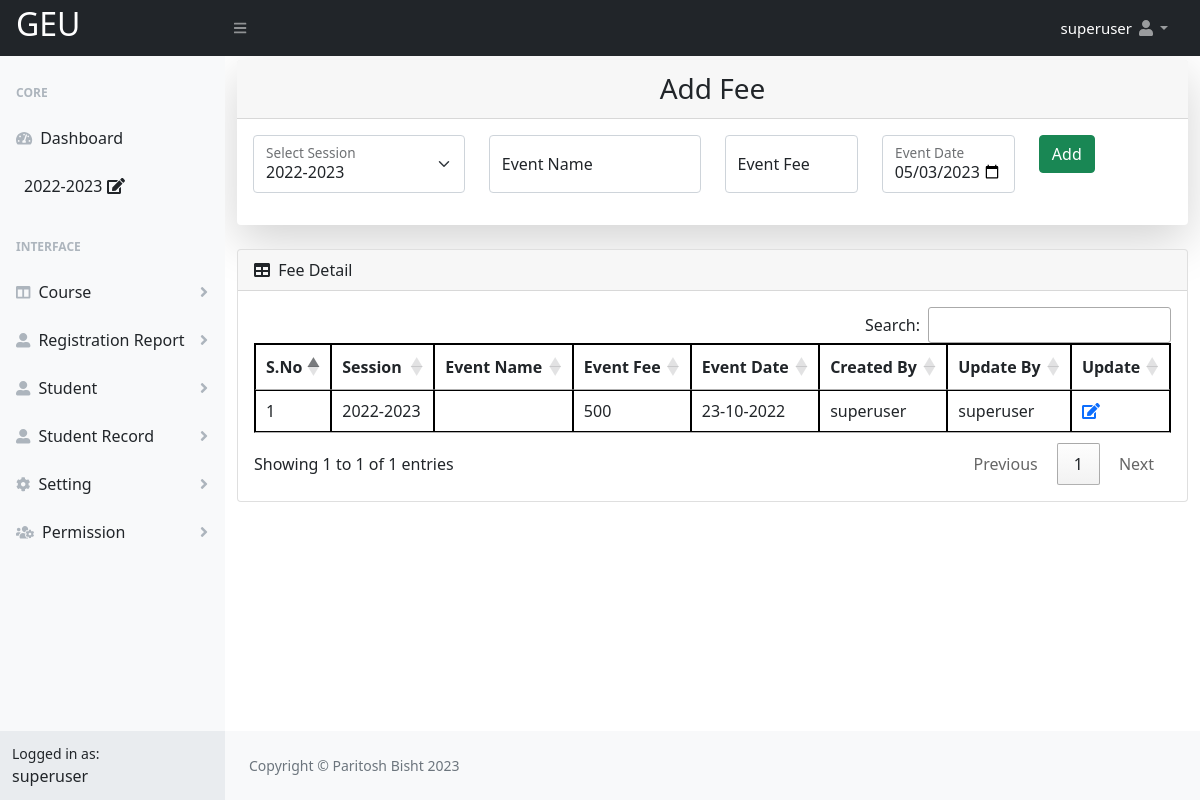
/Registration/admin/assign_coursefee.php (signed in), run on the app's committed database.
### tables this page shows
CREATE TABLE `school` (
  `school_id` int(11) NOT NULL,
  `school_name` varchar(200) NOT NULL,
  `school_code` varchar(6) NOT NULL,
  `admission_number_starting` varchar(10) NOT NULL,
  `school_srtname` varchar(50) NOT NULL,
  `school_photo` varchar(100) NOT NULL,
  `school_number` varchar(200) NOT NULL,
  `school_email` varchar(200) NOT NULL,
  `school_address` varchar(200) NOT NULL,
  `school_country` varchar(100) NOT NULL,
  `school_state` varchar(100) NOT NULL,
  `school_district` varchar(100) NOT NULL,
  `school_city` varchar(100) NOT NULL,
  `school_pincode` varchar(100) NOT NULL,
  `status` varchar(10) NOT NULL,
  `own_filled` varchar(10) NOT NULL,
  `createdby` varchar(100) NOT NULL,
  `createdtime` varchar(100) NOT NULL,
  `updateby` varchar(100) NOT NULL,
  `updatetime` varchar(100) NOT NULL,
  `disableby` varchar(100) NOT NULL,
  `disabletime` varchar(100) NOT NULL
);

CREATE TABLE `user` (
  `id` int(11) NOT NULL,
  `first_name` varchar(50) NOT NULL,
  `middle_name` varchar(50) NOT NULL,
  `last_name` varchar(50) NOT NULL,
  `login` varchar(50) NOT NULL,
  `user_id` varchar(100) NOT NULL,
  `password` varchar(255) NOT NULL,
  `hash_password` varchar(255) NOT NULL,
  `dob` varchar(30) NOT NULL,
  `number` varchar(20) NOT NULL,
  `email` varchar(50) NOT NULL,
  `photo` varchar(100) NOT NULL,
  `type` varchar(20) NOT NULL,
  `status` varchar(10) NOT NULL,
  `disablereason` varchar(300) NOT NULL,
  `activereason` varchar(300) NOT NULL,
  `pass` varchar(100) NOT NULL,
  `oldpass` varchar(100) NOT NULL,
  `session` varchar(20) NOT NULL,
  `createdby` varchar(50) NOT NULL,
  `createdtime` varchar(50) NOT NULL,
  `updateby` varchar(100) NOT NULL,
  `updatetime` varchar(100) NOT NULL,
  `disableby` varchar(50) NOT NULL,
  `disabletime` varchar(50) NOT NULL,
  `password_reset_by` varchar(10) NOT NULL,
  `password_reset_time` varchar(30) NOT NULL,
  `forget_password_time` varchar(100) NOT NULL,
  `change_pass_time` varchar(100) NOT NULL,
  `wrong_pass_count` int(10) NOT NULL,
  `wrong_pass_time` varchar(30) NOT NULL,
  `wrong_pass_reset_type` varchar(20) NOT NULL,
  `current_session` varchar(20) NOT NULL,
  `statusactivereason` varchar(100) NOT NULL,
  `statusactiveby` varchar(20) NOT NULL,
  `statusactivetime` varchar(30) NOT NULL,
  `usercourse_id` varchar(20) NOT NULL,
  `usersection` varchar(20) NOT NULL,
  `usersemester` varchar(20) NOT NULL
);

CREATE TABLE `menu` (
  `menu_id` int(20) NOT NULL,
  `menu_name` varchar(30) NOT NULL,
  `menu_icon` varchar(30) NOT NULL,
  `menu_order` varchar(10) NOT NULL,
  `status` varchar(10) NOT NULL,
  `disablereason` varchar(100) NOT NULL,
  `activereason` varchar(100) NOT NULL,
  `createdby` varchar(30) NOT NULL,
  `createdtime` varchar(30) NOT NULL,
  `updateby` varchar(30) NOT NULL,
  `updatetime` varchar(30) NOT NULL,
  `disableby` varchar(30) NOT NULL,
  `disabletime` varchar(30) NOT NULL
);

CREATE TABLE `session` (
  `id` int(11) NOT NULL,
  `session_year` varchar(10) NOT NULL,
  `full_year` varchar(10) NOT NULL,
  `fyear` varchar(5) NOT NULL,
  `last_year` varchar(10) NOT NULL,
  `lyear` varchar(5) NOT NULL,
  `f_date` varchar(15) NOT NULL,
  `l_date` varchar(15) NOT NULL,
  `status` varchar(10) NOT NULL,
  `createdby` varchar(100) NOT NULL,
  `createdtime` varchar(30) NOT NULL,
  `updateby` varchar(100) NOT NULL,
  `updatetime` varchar(30) NOT NULL
);

CREATE TABLE `course_fee` (
  `fee_id` int(11) NOT NULL,
  `session` varchar(20) NOT NULL,
  `course_id` varchar(15) NOT NULL,
  `course_fee` varchar(15) NOT NULL,
  `farewell_date` varchar(20) NOT NULL,
  `status` varchar(15) NOT NULL,
  `disablereason` varchar(100) NOT NULL,
  `activereason` varchar(100) NOT NULL,
  `createdby` varchar(30) NOT NULL,
  `createdtime` varchar(30) NOT NULL,
  `updateby` varchar(30) NOT NULL,
  `updatetime` varchar(30) NOT NULL,
  `disableby` varchar(30) NOT NULL,
  `disabletime` varchar(30) NOT NULL
);

### Registration/admin/assign_coursefee.php (the view, shortened to what the rows shown need)
<?php
include("include/header.php");
require("permission_check.php");
?>
            <div id="layoutSidenav_content">
                <main>
                    <div class="container">
                        <div class="row justify-content-center">
                            <div class="col-lg-12">
                                <div class="card shadow-lg border-0 rounded-lg mt-1">
                                    <div class="card-body">
                                         <form action="" method="post">
                                            <div class="row mb-3">
                                                <div class="col-md-3">
                                                    <div class="form-floating mb-3 mb-md-0">
                                                        <select class="form-select" name="inputsessionyear" id="inputsessionyear"  required="inputsessionyear" onselect="document.getElementById('$inputsessionyear');">
<?php
$rssession=mysqli_query($con,"SELECT * FROM `session`  ORDER BY `session`.`session_year` DESC");
      while($rowsession=mysqli_fetch_array($rssession))
{
if($rowsession[0])
{?>
<option value='<?php echo $rowsession[3];?>'<?php if($activesession_record==$rowsession[1])
{
    echo"selected";
} ?>><?php echo $rowsession[1];?></option>
<?php
}
}
?>
      </select>
                                                        <label for="inputsessionyear"> Select Session</label>
                                                    </div>
                                                </div>
                                            </div>
                                        </form>
                                    </div>
                                </div>
                            </div>
                        </div>
                        <br>
                        <div class="card mb-4">
                            <div class="card-body">
                                <table id="datatablesSimpl">
                                    <thead>
                                        <tr>
                                           <th>S.No</th>
                                           <th>Session</th>
                                           <th>Event Name</th>
                                           <th>Event Fee</th>
                                           <th>Event Date</th>
                                           <th>Created By</th>
                                           <th>Update By</th>
                                           <th>Update</th>
                                        </tr>
                                    </thead>
                                    <tbody>
                                        <?php
                                        $count = 0;
                                        $noticequery=mysqli_query($con,"SELECT * FROM `course_fee` WHERE `status`=\"Active\" AND `session`='$activesession_record' ORDER BY `fee_id` DESC");
                                        while($noticequeryresult=mysqli_fetch_assoc($noticequery))
    {
        $count+=1;
$id=$noticequeryresult['fee_id'];
$created_user_id=$noticequeryresult['createdby'];
$updated_user_id=$noticequeryresult['updateby'];
                                                     $result123=mysqli_query($con,"SELECT * FROM `user` WHERE `id`=\"$created_user_id\"");
                                                          $row12=mysqli_fetch_array($result123);
                                                          $user_login_name=$row12['first_name']." ".$row12['middle_name']." ".$row12['last_name'];
                                                          $result12=mysqli_query($con,"SELECT * FROM `user` WHERE `id`=\"$updated_user_id\"");
                                                          $row1=mysqli_fetch_array($result12);
                                                          $upadted_user_login_name=$row1['first_name']." ".$row1['middle_name']." ".$row1['last_name'];
                                        ?>
                                        <tr>
                                            <td><?php echo $count; ?></td>
                                            <td><?php echo $noticequeryresult['session']; ?></td>
                                        <td><?php echo $noticequeryresult['event_name']; ?></td>
                                            <td><?php echo $noticequeryresult['course_fee']; ?></td>
                                            <td><?php echo date("d-m-Y", strtotime($noticequeryresult['farewell_date']));  ?></td>
                                            <td><?php echo $user_login_name; ?></td>
                                            <td><?php echo $upadted_user_login_name; ?></td>
                                             <td><a href="update_assignfee.php?fee_id=<?php echo $id;?>"><span class='fas fa-edit'></span></a></td>
                                        </tr>
                                        <?php
                                    }
                                        ?>
                                    </tbody>
                                </table>
                            </div>
                                </div>
                    </div>
                </main>
<?php
          include("include/footer.php");
      ?>

### Registration/admin/include/header.php (shortened to what the rows shown need)
<?php
    include("config.php");
 ?>
 <?php
extract($_POST);
?>
<!DOCTYPE html>
<html lang="en">
    <head>
        <link href="https://cdn.jsdelivr.net/npm/simple-datatables@latest/dist/style.css" rel="stylesheet" />
        <link href="css/styles.css" rel="stylesheet" />
         <link href=" https://cdnjs.cloudflare.com/ajax/libs/twitter-bootstrap/5.0.1/css/bootstrap.min.css" rel="stylesheet" />
         <link rel="stylesheet" href="https://cdn.datatables.net/1.10.19/css/jquery.dataTables.min.css">
         <link href=" https://cdn.datatables.net/buttons/2.2.2/css/buttons.dataTables.min.css" rel="stylesheet" />
          <link href="https://cdn.datatables.net/1.11.4/css/dataTables.bootstrap5.min.css" rel="stylesheet" />
    </head>
    <body class="sb-nav-fixed"  oncontextmenu="return false">
       <nav class="sb-topnav navbar navbar-expand navbar-dark bg-dark">
            <a class="navbar-brand ps-3" href="dashboard.php"><?php
$schol=mysqli_query($con,"SELECT * FROM `school` WHERE `status` = \"Active\"");
$res1=mysqli_fetch_assoc($schol); ?>
<h2 style="text-transform:uppercase;"><?php
echo $school_short_name_record = $res1['school_srtname'];
?></h2></a>
            <ul class="navbar-nav ms-auto ms-md-0 me-3 me-lg-4">
                   <?php
$loginsession = $_SESSION["alogin"];
$q=mysqli_query($con,"SELECT * FROM `user` WHERE `login` ='$loginsession'  and `status` = \"Active\"");
$res=mysqli_fetch_assoc($q);
$login_user_type = $res['type'];
$log = $res['id'];
$useractivesessionquery=mysqli_query($con,"SELECT * FROM `user` WHERE `id` ='$log'");
$resuseractivesessionquery=mysqli_fetch_assoc($useractivesessionquery);
$activesession_record=$resuseractivesessionquery['current_session'];
                    ?>
                <li class="nav-item dropdown">
                    <a class="nav-link dropdown-toggle" id="navbarDropdown" href="#" role="button" data-bs-toggle="dropdown" aria-expanded="false"><span style=" font-size:15px; color: white;" aria-expanded="false">  <?php echo $res['first_name'] ." ".$res['middle_name']  ." ". $res['last_name']; ?></span> <i class="fas fa-user fa-fw"></i></a>
                </li>
            </ul>
        </nav>
        <div id="layoutSidenav">
            <div id="layoutSidenav_nav">
                <nav class="sb-sidenav accordion sb-sidenav-light" id="sidenavAccordion">
                    <div class="sb-sidenav-menu">
                        <div class="nav">
                            <div class="sb-sidenav-menu-heading">Core</div>
                            <a class="nav-link" href="dashboard.php">
                                <div class="sb-nav-link-icon"><i class="fas fa-tachometer-alt"></i></div>
                                Dashboard
                            </a>
                            <?php if ($login_user_type=="superuser" || $login_user_type=="admin") { ?>
                              <a class="nav-link" href=""  data-bs-toggle="modal" data-bs-target="#sessionmodal" >
                                <?php echo $activesession_record;?>&nbsp;<i class="fas fa-edit"></i>
                            </a>
                             <?php } ?>
                             <div class="sb-sidenav-menu-heading">Interface</div>
<?php
       $menulistqry="SELECT * FROM `menu` WHERE `status`='Active' ORDER BY `menu`.`menu_order` ASC";
       $menulistres=mysqli_query($con,$menulistqry);
       while($menulistdata=mysqli_fetch_assoc($menulistres))
        {
$rmenu_id=$menulistdata['menu_id'];
$menuaccessqry="SELECT * from `modulepermission` WHERE modulepermission.`modulemenu_id`='$rmenu_id' AND modulepermission.`modulepermission`='Yes' AND modulepermission.`moduleuser_id`='$log'";
$menuaccessres=mysqli_query($con,$menuaccessqry);
$menuaccessrow=mysqli_num_rows($menuaccessres);
if($menuaccessrow>0)
         {
          ?>
                            <a class="nav-link collapsed" href="#" data-bs-toggle="collapse" data-bs-target="#collapse<?php echo $menulistdata['menu_id'];?>" aria-expanded="false" aria-controls="collapse<?php echo $menulistdata['menu_id'];?>">
                                <div class="sb-nav-link-icon"><i class="<?php echo $menulistdata['menu_icon'];?>"></i></div>
                                <?php echo $menulistdata['menu_name'];?>
                                <div class="sb-sidenav-collapse-arrow"><i class="fas fa-angle-down"></i></div>
                            </a>
                           <?php } } ?>
                             </div>
                    </div>
                    <div class="sb-sidenav-footer">
                        <div class="small">Logged in as:</div>
                        <?php echo $res['login']; ?>
                    </div>
                </nav>
            </div>

### data on the page
school: school_srtname "GEU"
user: first_name "superuser", current_session "2022-2023", login "superuser", inputsessionyear "2022-2023"
menu: menu_name "Course"
menu: menu_name "Registration Report"
menu: menu_name "Student"
menu: menu_name "Student Record"
menu: menu_name "Setting"
menu: menu_name "Permission"
course_fee: session "2022-2023", course_fee "500", farewell_date "23-10-2022", user.first_name+middle_name+last_name "superuser"
